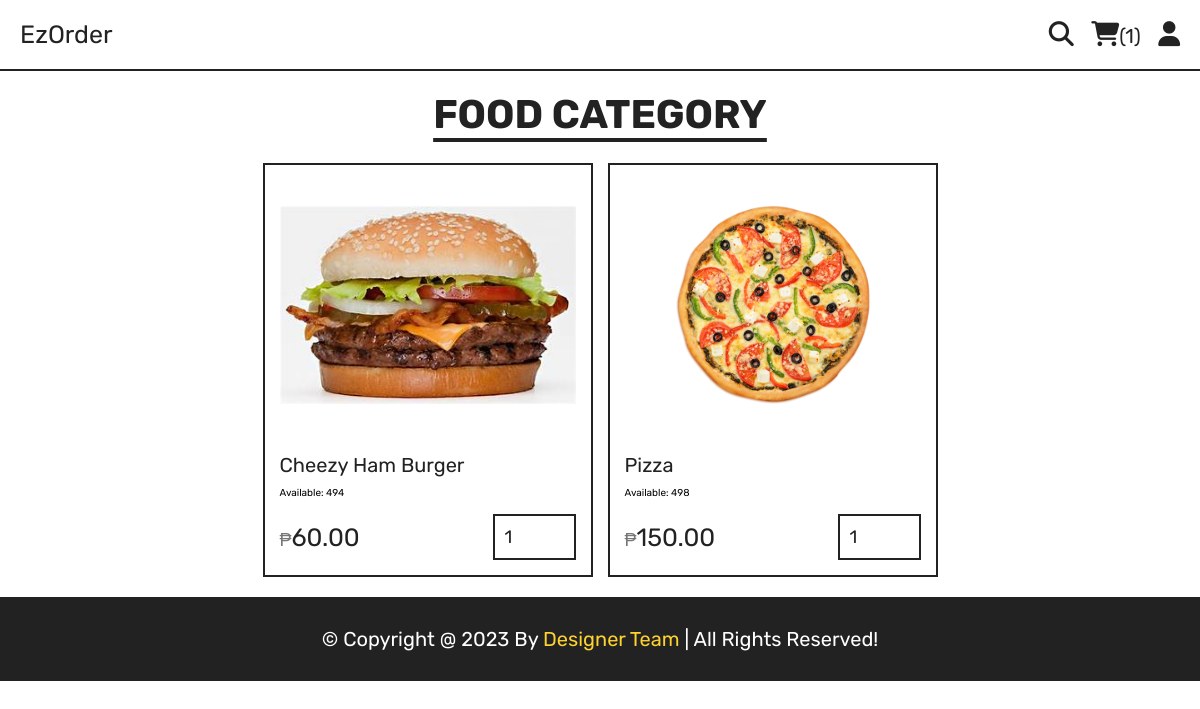
/category.php?category=fast food, run on the app's committed database.
### tables this page shows
CREATE TABLE `products` (
  `id` int(11) NOT NULL,
  `name` varchar(255) NOT NULL,
  `category` varchar(255) NOT NULL,
  `price` decimal(10,2) NOT NULL,
  `image` varchar(255) NOT NULL,
  `quantity_available` int(11) NOT NULL DEFAULT 0
);

### category.php (the view, shortened to what this page needs)
<?php
include 'components/connect.php';
?>
<!DOCTYPE html>
<html lang="en">
<head>
   <link rel="stylesheet" href="https://cdnjs.cloudflare.com/ajax/libs/font-awesome/6.1.1/css/all.min.css">
   <link rel="stylesheet" href="css/style.css">
</head>
<body>
   <?php include 'components/kiosk_header.php'; ?>
   <section class="products">
      <h1 class="title">food category</h1>
      <div class="box-container">
         <?php
         $category = $_GET['category'];
         $select_products = $conn->prepare("SELECT * FROM `products` WHERE category = ?");
         $select_products->execute([$category]);
         if ($select_products->rowCount() > 0) {
            while ($fetch_products = $select_products->fetch(PDO::FETCH_ASSOC)) {
         ?>
               <form action="" method="post" class="box">
                  <img src="uploaded_img/<?= $fetch_products['image']; ?>" alt="">
                  <div class="name"><?= $fetch_products['name']; ?></div>
                  <div class="quantity">Available: <?= $fetch_products['quantity_available']; ?></div>
                  <div class="flex">
                     <div class="price"><span>₱</span><?= $fetch_products['price']; ?></div>
                     <input type="number" name="qty" class="qty" min="1" max="99" value="1" maxlength="2">
                  </div>
               </form>
         <?php
            }
         } else {
            echo '<p class="empty">no products added yet!</p>';
         }
         ?>
      </div>
   </section>
   <?php include 'components/footer.php'; ?>
</body>
</html>

### css/style.css (style rules this page uses)
:root { --yellow:#fed330; --red:#e74c3c; --white:#fff; --black:#222; --light-color:#777; --border:.2rem solid var(--black); }
* { font-family: 'Rubik', sans-serif; margin:0; padding:0; box-sizing: border-box; outline: none; border: none; text-decoration: none; }
html { font-size: 62.5%; overflow-x: hidden; scroll-behavior: smooth; stop-opacity: 7rem; }
section { margin:0 auto; max-width: 1200px; padding:2rem; }
.title { text-align: center; margin-bottom: 2.5rem; font-size: 4rem; color:var(--black); text-transform: uppercase; text-decoration: underline; text-underline-offset: 1rem; }
.products .box-container { display: grid; grid-template-columns: repeat(auto-fit, 33rem); justify-content: center; align-items: flex-start; gap:1.5rem; }
.products .box-container .box { border:var(--border); padding:1.5rem; position: relative; overflow: hidden; }
.products .box-container .box img { height: 25rem; width: 100%; object-fit: contain; margin-bottom: 1rem; }
.products .box-container .box .name { font-size: 2rem; color:var(--black); margin:1rem 0; }
.products .box-container .box .flex { display: flex; align-items: center; gap:1rem; margin-top: 1.5rem; }
.products .box-container .box .flex .price { margin-right: auto; font-size: 2.5rem; color:var(--black); }
.products .box-container .box .flex .price span { color:var(--light-color); font-size: 1.8rem; }
.products .box-container .box .flex .qty { padding:1rem; border:var(--border); font-size: 1.8rem; color:var(--black); }

### data on the page
products: image (picture), name "Cheezy Ham Burger", quantity_available "494", price "60.00"
products: image (picture), name "Pizza", quantity_available "498", price "150.00"

### other printed values
$total_cart_items "1"
